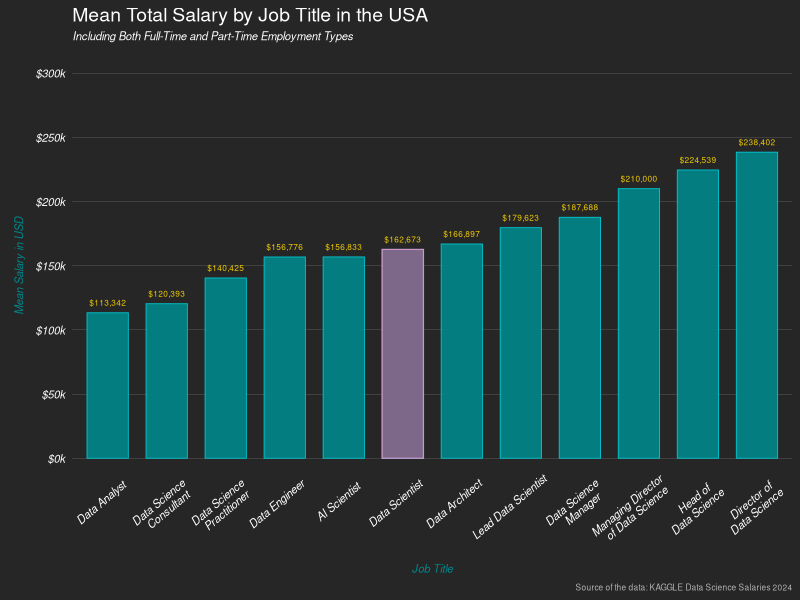

This figure's R source:
## ---- chunk 1
# Load necessary libraries for data manipulation and visualization
library(dplyr)
library(ggplot2)
library(scales)
## ---- chunk 2
# Read the dataset containing salary information
data <- read.csv("data/data_science_salaries.csv")
## ---- chunk 3
# Remove unnecessary columns: salary and salary_currency
data <- data %>%
  select(-salary, -salary_currency)
## ---- chunk 4
# Filter data for specific job titles within the United States and calculate the mean salary
mean_salary_plot_data <- data %>%
  filter(job_title %in% c('Data Scientist',
                          'Director of Data Science',
                          'Data Science Manager',
                          'Head of Data Science',
                          'Lead Data Scientist',
                          'Data Science Practitioner',
                          'Managing Director Data Science',
                          'Data Science Consultant',
                          'AI Scientist',
                          'Data Architect',
                          'Data Engineer',
                          'Data Analyst'),
         company_location == 'United States',
         employee_residence == 'United States') %>%
  group_by(job_title) %>%
  summarise(mean_salary = mean(salary_in_usd, na.rm = TRUE))

# Create a separate data frame to highlight Data Scientist
highlight_data_scientist <- mean_salary_plot_data %>%
  filter(job_title == 'Data Scientist')
## ---- chunk 5
# Adjust job titles for better readability in the plot
mean_salary_plot_data$job_title <- gsub('Director of Data Science', 'Director of\nData Science', mean_salary_plot_data$job_title)
mean_salary_plot_data$job_title <- gsub("Data Science Manager", "Data Science\nManager", mean_salary_plot_data$job_title)
mean_salary_plot_data$job_title <- gsub('Data Science Practitioner', 'Data Science\nPractitioner', mean_salary_plot_data$job_title)
mean_salary_plot_data$job_title <- gsub('Managing Director Data Science', 'Managing Director\nof Data Science', mean_salary_plot_data$job_title)
mean_salary_plot_data$job_title <- gsub('Data Science Consultant', 'Data Science\nConsultant', mean_salary_plot_data$job_title)
mean_salary_plot_data$job_title <- gsub('Head of Data Science', 'Head of\nData Science', mean_salary_plot_data$job_title)
## ---- chunk 6
# Define a custom label function for formatting salary values as "$100k"
salary_label <- function(salary) {
  paste0("$", round(salary / 1000, 0), "k")
}
## ---- chunk 7
# Create a bar plot visualizing the mean total salary by job title in the USA, for both full-time and part-time employment types
mean_salary_plot <- mean_salary_plot_data %>%
  ggplot(aes(x = reorder(job_title, mean_salary), y = mean_salary)) +
  geom_bar(width = 0.7, 
           fill='turquoise4', 
           color='turquoise3', 
           alpha=0.9, 
           stat = "identity", 
           size = 0.3) + 
  geom_bar(data=highlight_data_scientist, 
           aes(x = job_title, y = mean_salary), 
           width = 0.7, 
           fill='plum4', 
           color='plum3', 
           alpha=0.9, 
           stat = "identity", 
           size = 0.4) +
  geom_text(aes(label = scales::dollar(mean_salary)), 
            vjust = -1, 
            size = 2.1, 
            color = "gold2") + 
  labs(title = "Mean Total Salary by Job Title in the USA",
       subtitle = "Including Both Full-Time and Part-Time Employment Types",
       x = "Job Title",
       y = "Mean Salary in USD\n",
       caption = "Source of the data: KAGGLE Data Science Salaries 2024") +
  theme_minimal() +
  scale_y_continuous(labels=salary_label, 
                     breaks = seq(0, 300000, 50000), 
                     limits=c(0, 300000)) +
  theme(axis.text.x = element_text(angle = 40, 
                                   hjust = 0.7, 
                                   vjust = 0.9, 
                                   size = 8), 
        panel.grid.major.x = element_blank(),
        panel.grid.major.y = element_line(size=0.05),
        panel.grid.minor = element_blank(),
        plot.background = element_rect(fill='gray15', color="NA"),
        axis.text = element_text(color='white', size=8, face = "italic"),
        plot.title = element_text(color='white', size=14),
        plot.subtitle = element_text(color='white', size=8, vjust=2, face = "italic"),
        axis.title = element_text(color='turquoise4', size = 8, face = "italic"),
        axis.title.y = element_text(vjust=-1.2),
        plot.caption = element_text(color='gray70', size=6))
## ---- chunk 8
# Display the plot
mean_salary_plot
